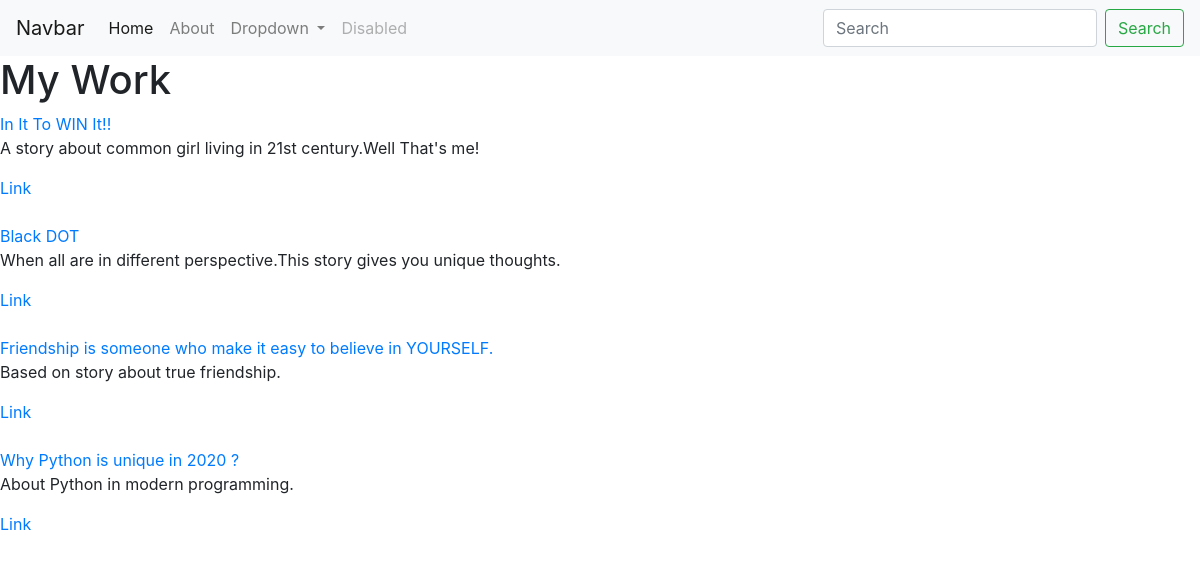
The page /myworks/ on the database its author committed.
### myworks/models.py (models this page shows)
class Myworks(models.Model):
    title =models.CharField(max_length=200)
    description=models.TextField()
    url =models.URLField(blank=True)

### myworks/views.py (the view)
# urls.py: path('',views.all_myworks,name='all_myworks'),
def all_myworks(request):
    myworks=Myworks.objects.all()
    return render(request,'myworks/all_myworks.html',{'myworks':myworks})

### myworks/templates/myworks/all_myworks.html
{% extends 'projects/base.html' %}
{% block content %}
<h1>My Work</h1>
{% for myworks in myworks %}
<a href="{% url 'myworks:detail' myworks.id %}"<h2>{{ myworks.title }}</h2></a><br>
<p>{{ myworks.description }}</p>
{% if myworks.url %}
<a href="{{ myworks.url }}">Link</a><br><br>
{% endif %}
{% endfor %}
{% endblock %}

### rows shown on the page
Myworks: title "In It To WIN It!!", description "A story about common girl living in 21st century.Well That's me!"
Myworks: title "Black DOT", description "When all are in different perspective.This story gives you unique thoughts."
Myworks: title "Friendship is someone who make it easy to believe in YOURSELF.", description "Based on story about true friendship."
Myworks: title "Why Python is unique in 2020 ?", description "About Python in modern programming."
